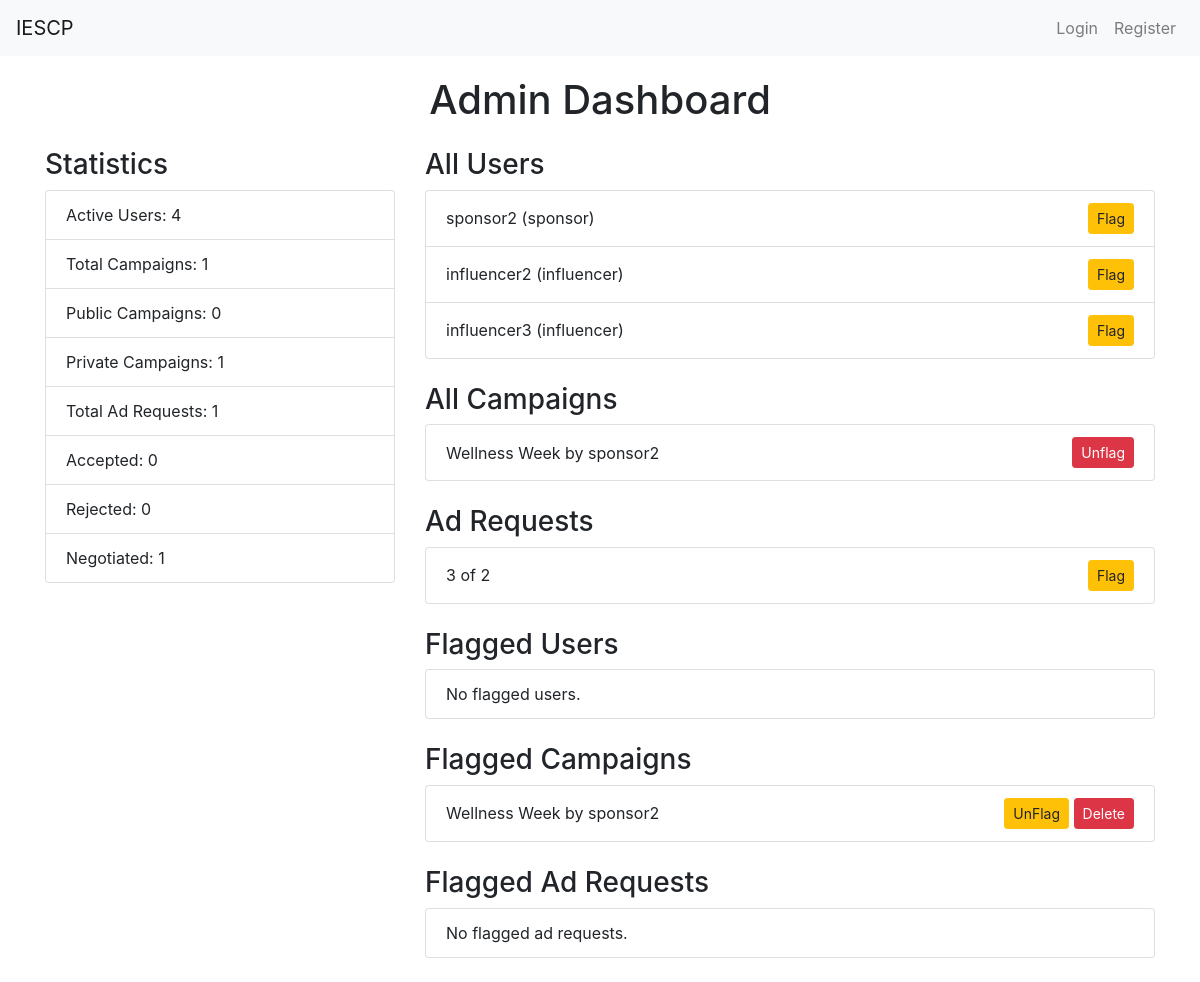
Before: /admin_dashboard with the older database file.
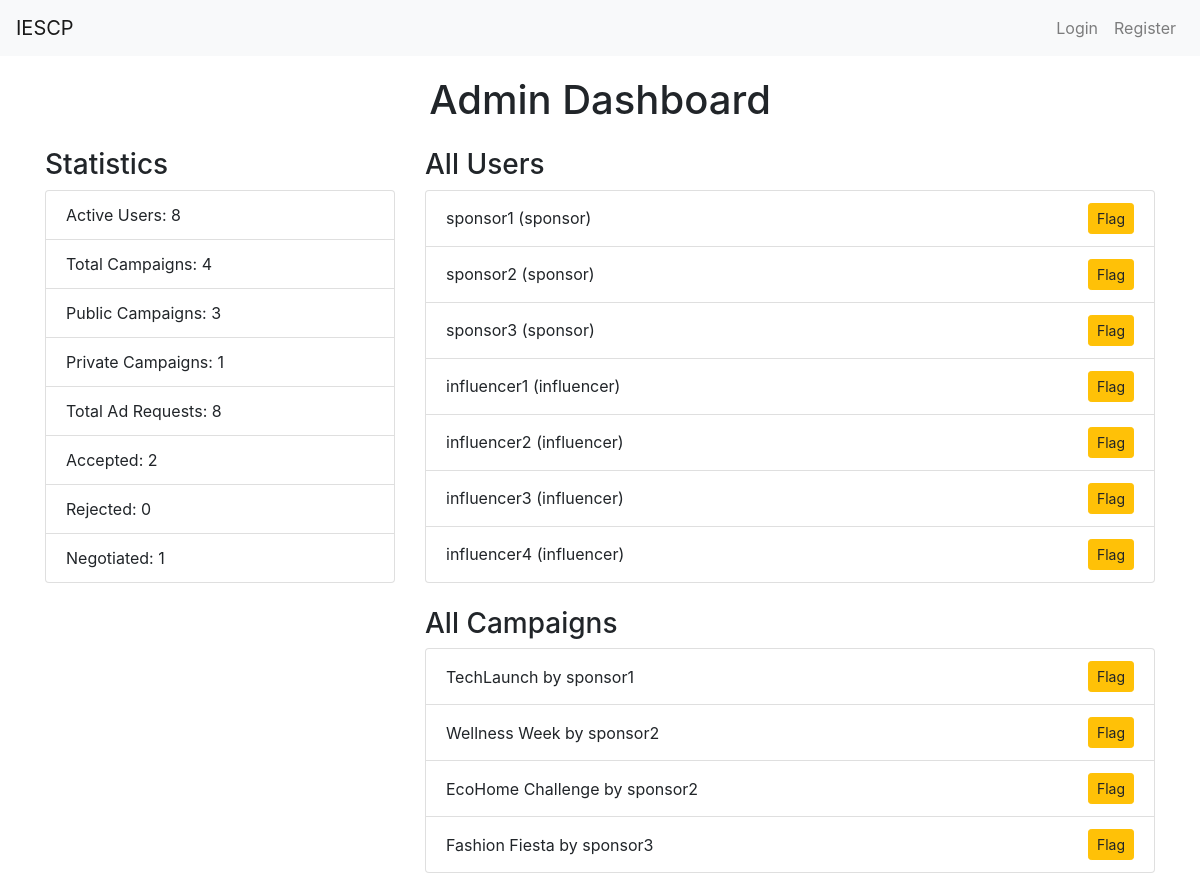
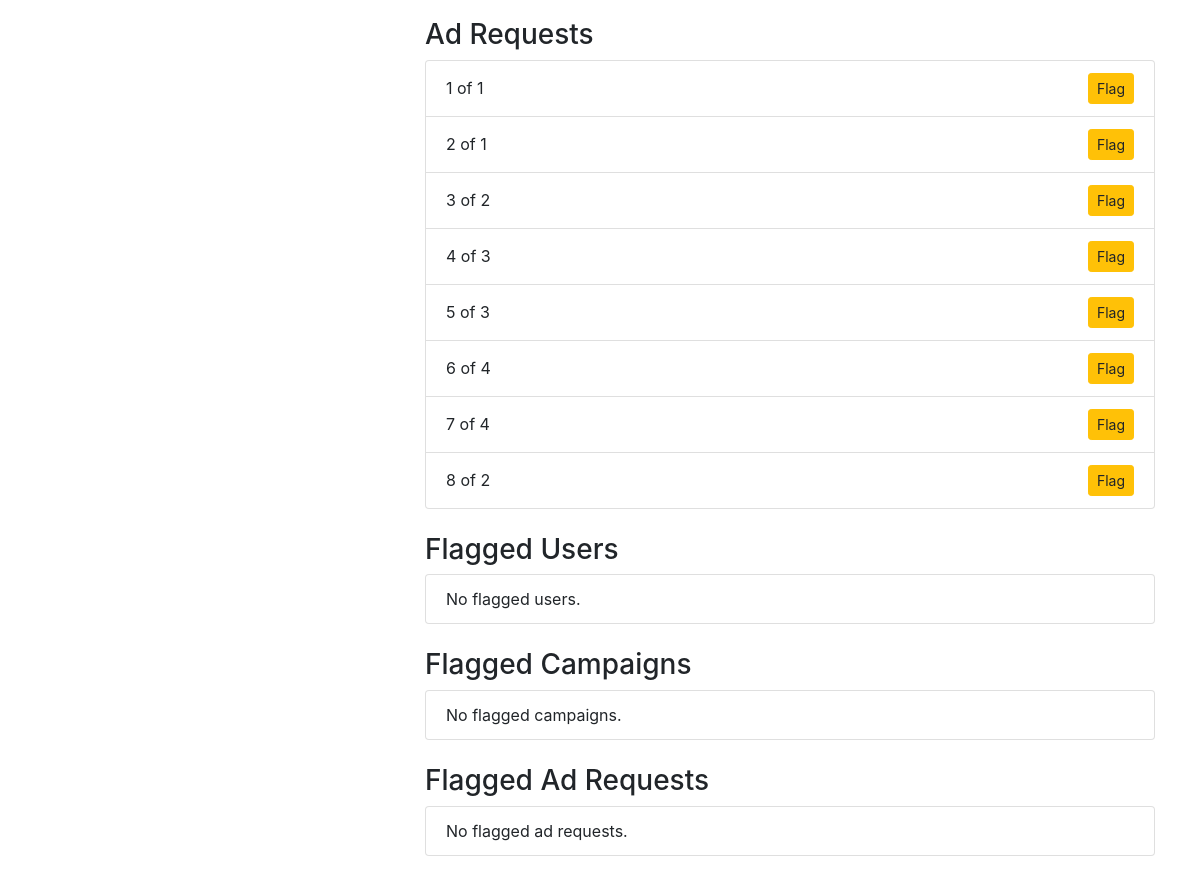
After: the same page with the newer database file (2 pictures, top to bottom).
### app.py (models this page shows, shortened)
class User(UserMixin, db.Model):
    id = db.Column(db.Integer, primary_key=True)
    username = db.Column(db.String(50), unique=True, nullable=False)
    email = db.Column(db.String(120), unique=True, nullable=False)
    password = db.Column(db.String(200), nullable=False)
    role = db.Column(db.String(20), nullable=False)  # 'admin', 'sponsor', 'influencer'
    flagged = db.Column(db.Boolean, default=False)  # Flag for inappropriate users
    campaigns = db.relationship('Campaign', backref='owner', lazy=True, cascade='all, delete-orphan')
    ad_requests = db.relationship('AdRequest', backref='influencer', lazy=True, cascade='all, delete-orphan')
    company_name = db.Column(db.String(100))
    industry = db.Column(db.String(100))
    budget = db.Column(db.Integer)
    category = db.Column(db.String(100)) # Health, Gaming, etc.
    niche = db.Column(db.String(100))
    followers = db.Column(db.Integer)
    platform = db.Column(db.String(10))

class Campaign(db.Model):
    id = db.Column(db.Integer, primary_key=True)
    name = db.Column(db.String(100), nullable=False)
    description = db.Column(db.String(200))
    start_date = db.Column(db.DateTime, default=db.func.current_timestamp())
    end_date = db.Column(db.DateTime)
    niche = db.Column(db.String(100))
    budget = db.Column(db.Float, nullable=False)
    owner_id = db.Column(db.Integer, db.ForeignKey('user.id', ondelete='CASCADE'), nullable=False)
    visibility = db.Column(db.String(10))  # 'public' or 'private'
    flagged = db.Column(db.Boolean, default=False)
    ad_requests = db.relationship('AdRequest', backref='campaign', lazy=True, cascade='all, delete-orphan')

class AdRequest(db.Model):
    id = db.Column(db.Integer, primary_key=True)
    campaign_id = db.Column(db.Integer, db.ForeignKey('campaign.id', ondelete='CASCADE'), nullable=False)
    influencer_id = db.Column(db.Integer, db.ForeignKey('user.id', ondelete='CASCADE'), nullable=False)
    messages = db.Column(db.Text)
    requirements = db.Column(db.Text)
    payment_amount = db.Column(db.Integer)
    negotiation_comment = db.Column(db.Text, nullable=True)
    status = db.Column(db.String(20), nullable=False, default='Requested')
    flagged = db.Column(db.Boolean, default=False)

### app.py (the view)
@app.route('/admin_dashboard')
def admin_dashboard():
    users = User.query.all()
    campaigns = Campaign.query.all()
    ad_requests = AdRequest.query.all()
    flagged_users = User.query.filter_by(flagged=True).all()
    flagged_campaigns = Campaign.query.filter_by(flagged=True).all()
    flagged_ad_requests = AdRequest.query.filter_by(flagged=True).all()
    statistics = {
        'active_users': User.query.count(),  # Fixed to show total users
        'total_campaigns': Campaign.query.count(),
        'public_campaigns': Campaign.query.filter_by(visibility='public').count(),
        'private_campaigns': Campaign.query.filter_by(visibility='private').count(),
        'total_ad_requests': AdRequest.query.count(),
        'accepted_requests': AdRequest.query.filter_by(status='Accepted').count(),
        'rejected_requests': AdRequest.query.filter_by(status='Rejected').count(),
        'negotiated_requests': AdRequest.query.filter_by(status='Negotiated').count(),
    }
    return render_template(
        'admin_dashboard.html',
        users=users,
        campaigns=campaigns,
        ad_requests=ad_requests,
        flagged_users=flagged_users,
        flagged_campaigns=flagged_campaigns,
        flagged_ad_requests=flagged_ad_requests,
        **statistics
    )

### templates/admin_dashboard.html (shortened to what the changed rows need)
{% extends "layout.html" %}
{% block content %}
<h1 class="text-center mb-4">Admin Dashboard</h1>
<div class="row">
    <div class="col-md-4">
        <ul class="list-group mb-4">
            <li class="list-group-item">Active Users: {{ active_users }}</li>
            <li class="list-group-item">Total Campaigns: {{ total_campaigns }}</li>
            <li class="list-group-item">Public Campaigns: {{ public_campaigns }}</li>
            <li class="list-group-item">Private Campaigns: {{ private_campaigns }}</li>
            <li class="list-group-item">Total Ad Requests: {{ total_ad_requests }}</li>
            <li class="list-group-item">Accepted: {{ accepted_requests }}</li>
            <li class="list-group-item">Rejected: {{ rejected_requests }}</li>
            <li class="list-group-item">Negotiated: {{ negotiated_requests }}</li>
        </ul>
    </div>
    <div class="col-md-8">
        <ul class="list-group mb-4">
            {% for user in users %}
            {% if user.role!='admin' %}
            <li class="list-group-item d-flex justify-content-between align-items-center">
                {{ user.username }} ({{ user.role}})
                <div>
                    {% if user.flagged!=1 %}
                    <form method="POST" action="{{ url_for('flag_user', user_id=user.id) }}" class="d-inline">
                        <button type="submit" class="btn btn-warning btn-sm">Flag</button>
                    </form>
                    {% endif %}
                </div>
            </li>
            {% endif %}
            {% else %}
            <li class="list-group-item">No users found.</li>
            {% endfor %}
        </ul>
        <ul class="list-group mb-4">
            {% for campaign in campaigns %}
            <li class="list-group-item d-flex justify-content-between align-items-center">
                {{ campaign.name }} by {{ campaign.owner.username }}
                <div>
                    {% if campaign.flagged!=1 %}
                    <form method="POST" action="{{ url_for('flag_campaign', campaign_id=campaign.id) }}" class="d-inline">
                        <button type="submit" class="btn btn-warning btn-sm">Flag</button>
                    </form>
                    {% endif %}
                    {% if campaign.flagged %}
                    <form method="POST" action="{{ url_for('remove_flag_campaign', campaign_id=campaign.id) }}" class="d-inline">
                        <button type="submit" class="btn btn-danger btn-sm">Unflag</button>
                    </form>
                    {% endif %}
                </div>
            </li>
            {% else %}
            <li class="list-group-item">No campaigns found.</li>
            {% endfor %}
        </ul>
        <ul class="list-group mb-4">
            {% for ad_request in ad_requests %}
            <li class="list-group-item d-flex justify-content-between align-items-center">
                {{ ad_request.id }} of {{ ad_request.campaign_id }}
                <div>
                    {% if ad_request.flagged!=1 %}
                    <form method="POST" action="{{ url_for('flag_ad_request', ad_request_id=ad_request.id) }}" class="d-inline">
                        <button type="submit" class="btn btn-warning btn-sm">Flag</button>
                    </form>
                    {% endif %}
                </div>
            </li>
            {% else %}
            <li class="list-group-item">No campaigns found.</li>
            {% endfor %}
        </ul>
        <ul class="list-group mb-4">
            {% for flagged_campaign in flagged_campaigns %}
            <li class="list-group-item d-flex justify-content-between align-items-center">
                {{ flagged_campaign.name }} by {{ flagged_campaign.owner.username }}
                <div>
                    <form method="POST" action="{{ url_for('remove_flag_campaign', campaign_id=flagged_campaign.id) }}" class="d-inline">
                        <button type="submit" class="btn btn-warning btn-sm">UnFlag</button>
                    </form>
                    <form method="POST" action="{{ url_for('delete_flagged_campaign', campaign_id=flagged_campaign.id) }}" class="d-inline">
                        <button type="submit" class="btn btn-danger btn-sm">Delete</button>
                    </form>
                </div>
            </li>
            {% else %}
            <li class="list-group-item">No flagged campaigns.</li>
            {% endfor %}
        </ul>
    </div>
</div>
{% endblock %}

Changed rows visible on the page:
no longer on one of the page's lists (row edited): Campaign: name "Wellness Week", owner.username "sponsor2"
added User: username "sponsor1", role "sponsor"
added User: username "sponsor3", role "sponsor"
added User: username "influencer1", role "influencer"
added User: username "influencer4", role "influencer"
added Campaign: name "TechLaunch", owner.username "sponsor1", shown under "All Campaigns"
changed Campaign "Wellness Week": flagged "Unflag" → "Flag"
added Campaign: name "EcoHome Challenge", owner.username "sponsor2", shown under "All Campaigns"
added Campaign: name "Fashion Fiesta", owner.username "sponsor3", shown under "All Campaigns"
added AdRequest: id "1", campaign_id "1"
added AdRequest: id "2", campaign_id "1"
added AdRequest: id "4", campaign_id "3"
added AdRequest: id "5", campaign_id "3"
added AdRequest: id "6", campaign_id "4"
added AdRequest: id "7", campaign_id "4"
added AdRequest: id "8", campaign_id "2"
Other visible differences:
{{ active_users }}: "4" → "8"
{{ total_campaigns }}: "1" → "4"
{{ public_campaigns }}: "0" → "3"
{{ total_ad_requests }}: "1" → "8"
{{ accepted_requests }}: "0" → "2"
text now shown: "No flagged campaigns."
